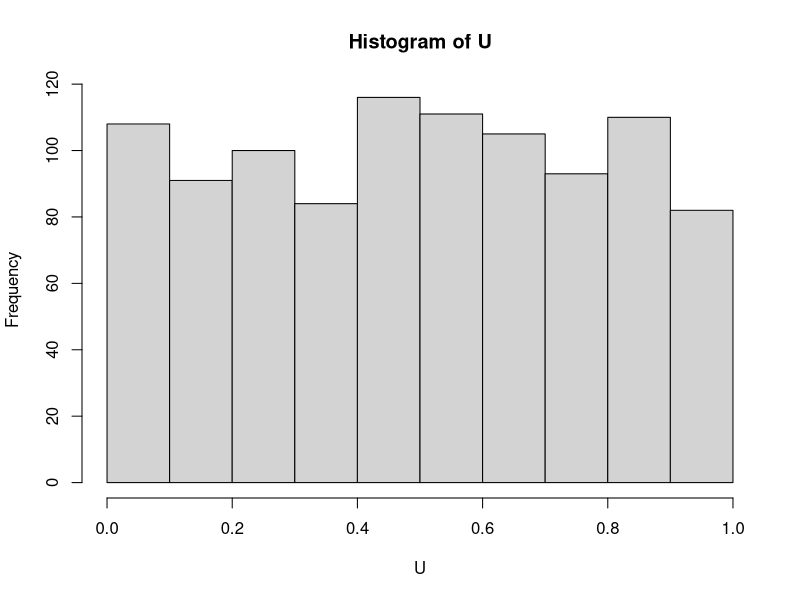
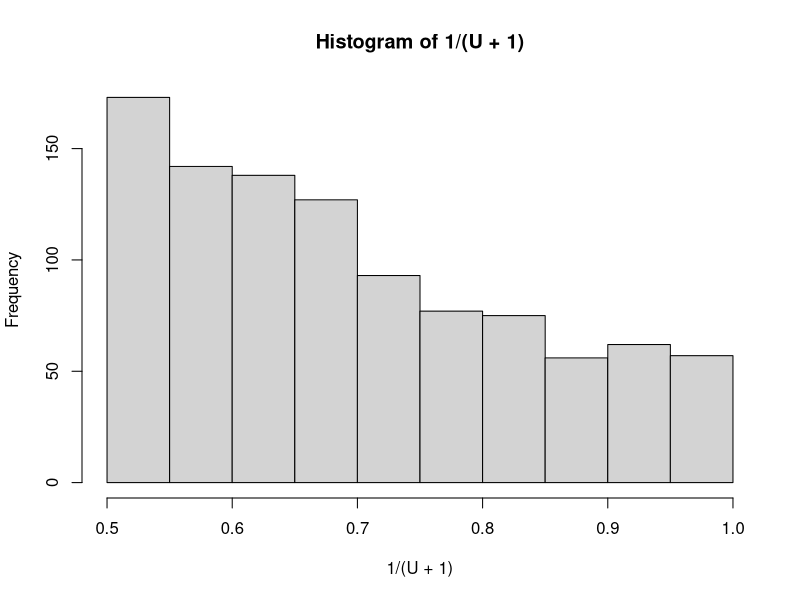

The R source for these figures, in order:
##PREGUNTA 1
random.number = numeric(20)
random.seed = 17218 #semilla
for (j in 1:20) {
  random.seed = (172*random.seed)%%30307
  random.number[j] = random.seed/30307
}
random.number

##PREGUNTA 2
random.number = numeric(20)
random.seed = 2018 #semilla
for (j in 1:20) {
  random.seed = (171*random.seed)%%32767
  random.number[j] = random.seed/32767
}
random.number

##PREGUNTA 3
##opcion a
set.seed(32078)
runif(10, min = 0,max = 1)
##opcion b
set.seed(32078)
runif(10, min = 3,max = 7)
##opcion c
set.seed(32078)
runif(10, min = -2,max = 2)

##PREGUNTA 4
U <- numeric(1000)
set.seed(19908)
U<- runif(1000)
U

#opcion b
###media
promedio<-sum(U)/length(U)
promedio
mean(U)
###Varianza
varianza<- sum(((U-promedio)^2)/length(U))
varianza
var(U)
###Desviacion estandar
desv_estandar = sqrt(varianza)
desv_estandar
sd(U)

#opcion c
#proporcion
prop.table(table(U<0.6))
#probabilidad
numbers <- runif(U,min=0,max=0.6)
number<-sample(numbers, 1)
punif(number)

#opcion d
mean(1/(U+1))

#opcion e
hist(U)
hist(1/(U+1))

##PREGUNTA 5
##opcion a
r<-runif(10000,min=3.7,max=5.8) 

###media
promedio<-sum(r)/length(r)
promedio
mean(r)
###Varianza
varianza<- sum(((r-promedio)^2)/length(r))
varianza
var(r)
###Desviacion estandar
desv_estandar = sqrt(varianza)
desv_estandar
sd(r)
#opcion b
number<-sample(r, 1)
qunif(number,min=4,max=5.8)


## EJERCICIO 6
# LITERAL A
u1 <- runif(10000, min = 0, max = 1)
u2 <- runif(10000, min = 0, max = 1)
mean(u1+u2)
mean(u1)+mean(u2)

# LITERAL B
var(u1+u2)
var(u1) + var(u2)

# LITERAL C
mean(u1+u2)
mean(u1+u2) <= 1.5

# LITERAL D
mean(sqrt(u1)+sqrt(u2))
mean(sqrt(u1)+sqrt(u2)) <= 1.5


## EJERCICIO 7
# LITERAL A 
u1 <- runif(10000, min = 0, max = 1) 
u2 <- runif(10000, min = 0, max = 1) 
u3 <- runif(10000, min = 0, max = 1) 
mean(u1+u2+u3) 
# LITERAL B
var(u1+u2+u3) 
var(u1) + var(u2) + var(u3) 
# LITERAL C 
mean(sqrt(u1+u2+u3)) 
#LITERAL D 
mean(sqrt(u1)+sqrt(u2)+sqrt(u3)) 
mean(sqrt(u1)+sqrt(u2)+sqrt(u3)) >= 0.8 

